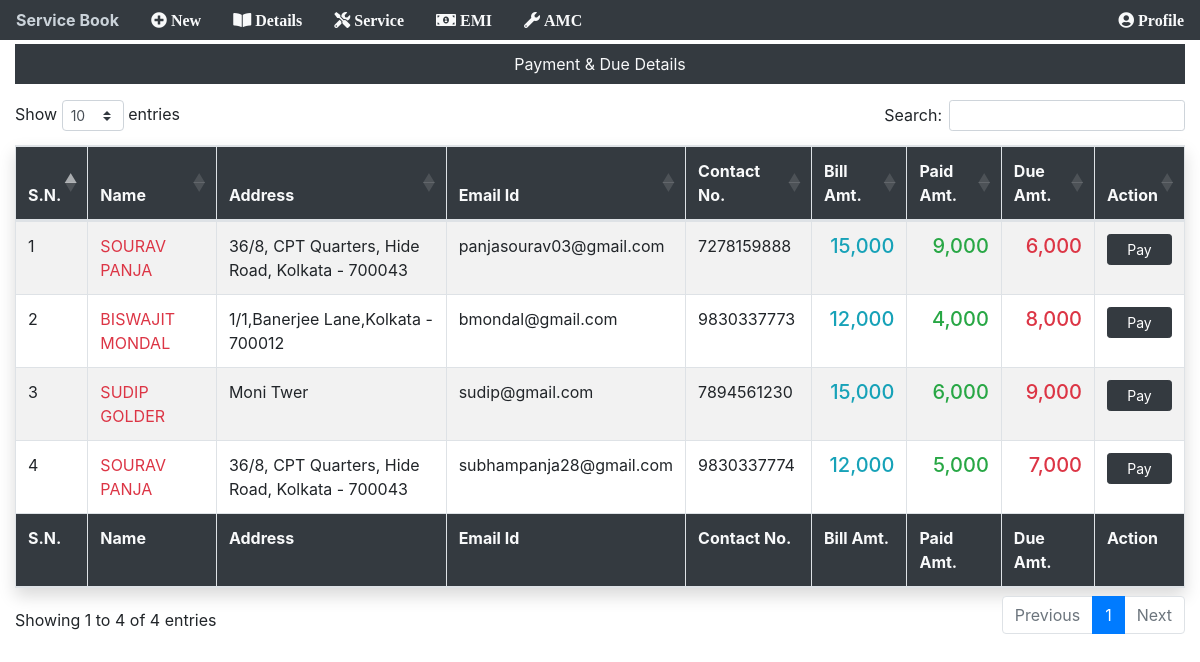
Screenshot of /customer/details (signed in) with the database file from the repository.
### app/models.py (models this page shows, shortened)
class customerDetails(models.Model):
    custimerId = models.AutoField(primary_key=True)
    name = models.CharField(max_length=100)
    address = models.CharField(max_length=100, null=True)
    phoneNo = models.CharField(max_length=100, unique=True)
    email = models.EmailField(null=True)
    service = models.IntegerField(null=True, blank=True)
    emi = models.CharField(max_length=10, null=True, blank=True)
    modelNameOne = models.CharField(max_length=100)
    quantityOne = models.CharField(max_length=2, null=True)
    modelNoOne = models.CharField(max_length=100)
    modelNameTwo = models.CharField(max_length=100, blank=True)
    quantityTwo = models.CharField(max_length=2, null=True, blank=True)
    modelNoTwo = models.CharField(max_length=100, blank=True)
    purchaseDate = models.DateField(auto_now=False, auto_now_add=False)
    totalAmount = models.IntegerField()
    advanceAmount = models.IntegerField()
    dueAmount = models.IntegerField(null=True)
    def amount_due(self):  # for due amount
        payable = self.totalAmount
        paid = self.total_paid_amount()
        return payable - paid
    def total_paid_amount(self):  # for total paid amount
        tt = self.advanceAmount
        ap = self.amount_paid()
        return tt + ap
    def amount_paid(self):  # for paymennt
        items = paymentOnEmi.objects.filter(refNo=self.custimerId)
        total = 0
        for item in items:
            total += item.paidAmount
        return total

class paymentOnEmi(models.Model):
    refNo = models.IntegerField()
    paidAmount = models.IntegerField()
    paymentDate = models.DateField(auto_now=False, auto_now_add=False)
    cashCheque = models.CharField(max_length=100, null=True)
    chequeNo = models.CharField(max_length=10, null=True, blank=True)

### app/views.py (the view)
# urls.py: path('customer/details', views.details, name="details"),
@login_required(login_url="/login")
def details(request):
    fmm = customerDetails.objects.all()  # fmm is normal variable
    return render(request, "main/details.html", {"fmm": fmm})

### templates/main/details.html (shortened to what this page needs)
{% include "main/base.html" %} {% load humanize %} {% block content %}
<div class="container-fluid">
  <div class="bg-dark mt-1">
    <p class="nav-link text-light text-center">Payment & Due Details</p>
  </div>
  <div class="row">
    <div class="col">
      <table
        id="example"
        class="table table-striped table-bordered shadow"
        style="width: 100%"
      >
        <thead class="bg-dark text-light">
          <tr>
            <th>S.N.</th>
            <th>Name</th>
            <th>Address</th>
            <th>Email Id</th>
            <th>Contact No.</th>
            <th>Bill Amt.</th>
            <th>Paid Amt.</th>
            <th>Due Amt.</th>
            <th>Action</th>
          </tr>
        </thead>
        <tbody>
          {% for f in fmm %}
          <tr>
            <td>{{forloop.counter}}</td>
            <td>
              <a href="{% url 'iddetails' f.custimerId %}" class="text-danger"
                >{{f.name | upper }}</a
              >
            </td>
            <td>{{f.address}}</td>
            <td>{{f.email}}</td>
            <td>{{f.phoneNo}}</td>
            <td>
              <h5 class="text-info text-right">{{f.totalAmount | intcomma}}</h5>
            </td>
            <td>
              <h5 class="text-success text-right">
                {{f.total_paid_amount | intcomma}}
              </h5>
            </td>
            <td>
              <h5 class="text-danger text-right">
                {{f.amount_due | intcomma}}
              </h5>
            </td>
            {% if f.totalAmount == f.total_paid_amount %}
            <td>
              <a
                href="{% url 'paymentPage' f.custimerId %}"
                class="btn btn-danger btn-sm w-100 disabled"
                >Paid</a
              >
            </td>
            {% else %}
            <td>
              <a
                href="{% url 'paymentPage' f.custimerId %}"
                class="btn btn-dark btn-sm w-100"
                >Pay</a
              >
            </td>
            {% endif %}
          </tr>
          {% endfor %}
        </tbody>
        <tfoot class="bg-dark text-light">
          <tr>
            <th>S.N.</th>
            <th>Name</th>
            <th>Address</th>
            <th>Email Id</th>
            <th>Contact No.</th>
            <th>Bill Amt.</th>
            <th>Paid Amt.</th>
            <th>Due Amt.</th>
            <th>Action</th>
          </tr>
        </tfoot>
      </table>
    </div>
  </div>
</div>
{{dm}} {% endblock content %}

### rows the page displays
customerDetails: name "SOURAV PANJA", address "36/8, CPT Quarters, Hide Road, Kolkata - 700043", email "panjasourav03@gmail.com", phoneNo "7278159888", totalAmount "15,000", total_paid_amount "9,000", amount_due "6,000", shows "Pay"
customerDetails: name "BISWAJIT MONDAL", address "1/1,Banerjee Lane,Kolkata - 700012", email "bmondal@gmail.com", phoneNo "9830337773", totalAmount "12,000", total_paid_amount "4,000", amount_due "8,000", shows "Pay"
customerDetails: name "SUDIP GOLDER", address "Moni Twer", email "sudip@gmail.com", phoneNo "7894561230", totalAmount "15,000", total_paid_amount "6,000", amount_due "9,000", shows "Pay"
customerDetails: name "SOURAV PANJA", address "36/8, CPT Quarters, Hide Road, Kolkata - 700043", email "subhampanja28@gmail.com", phoneNo "9830337774", totalAmount "12,000", total_paid_amount "5,000", amount_due "7,000", shows "Pay"
